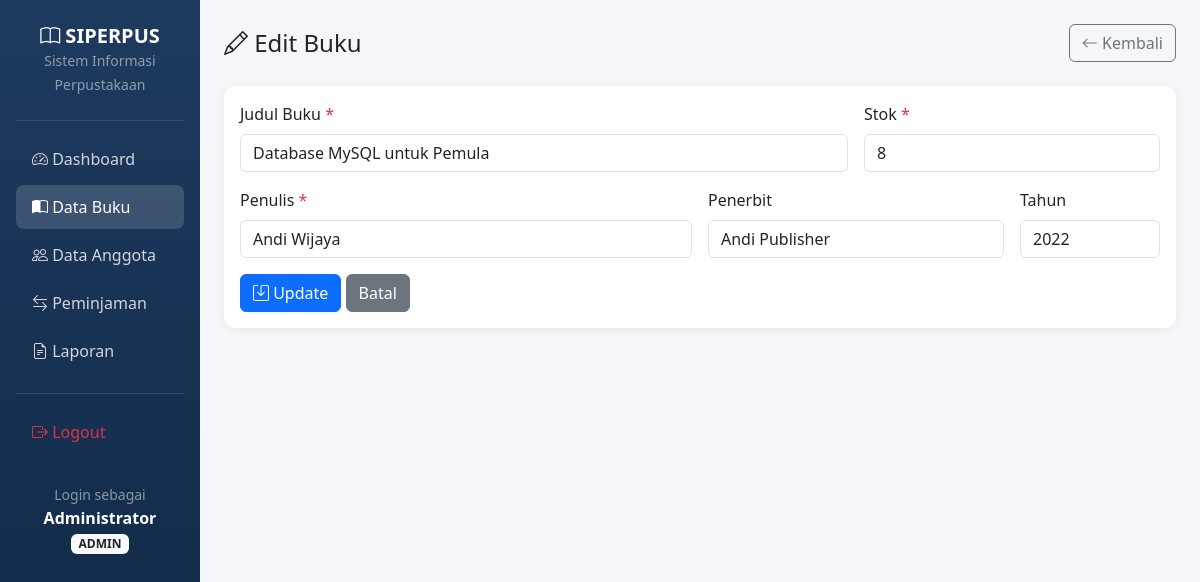
The app's page /pages/buku/edit.php?id=2 (signed in) with its own data.
### tables this page shows
CREATE TABLE buku (
    id INT AUTO_INCREMENT PRIMARY KEY,
    judul VARCHAR(200) NOT NULL,
    penulis VARCHAR(100) NOT NULL,
    penerbit VARCHAR(100),
    tahun YEAR,
    stok INT NOT NULL DEFAULT 0,
    created_at TIMESTAMP DEFAULT CURRENT_TIMESTAMP
);

### pages/buku/edit.php (the view, shortened to what this page needs)
<?php
require_once '../../config/database.php';
require_once '../../includes/header.php';
$id = (int)($_GET['id'] ?? 0);
$stmt = $conn->prepare("SELECT * FROM buku WHERE id = ?");
$stmt->bind_param("i", $id);
$stmt->execute();
$buku = $stmt->get_result()->fetch_assoc();
?>
<div class="d-flex justify-content-between align-items-center mb-4">
    <h4 class="mb-0"><i class="bi bi-pencil"></i> Edit Buku</h4>
    <a href="index.php" class="btn btn-outline-secondary"><i class="bi bi-arrow-left"></i> Kembali</a>
</div>
<div class="card">
    <div class="card-body">
        <form method="POST">
            <div class="row g-3">
                <div class="col-md-8">
                    <label class="form-label">Judul Buku <span class="text-danger">*</span></label>
                    <input type="text" name="judul" class="form-control" required value="<?= htmlspecialchars($_POST['judul'] ?? $buku['judul']) ?>">
                </div>
                <div class="col-md-4">
                    <label class="form-label">Stok <span class="text-danger">*</span></label>
                    <input type="number" name="stok" class="form-control" min="0" required value="<?= htmlspecialchars($_POST['stok'] ?? $buku['stok']) ?>">
                </div>
                <div class="col-md-6">
                    <label class="form-label">Penulis <span class="text-danger">*</span></label>
                    <input type="text" name="penulis" class="form-control" required value="<?= htmlspecialchars($_POST['penulis'] ?? $buku['penulis']) ?>">
                </div>
                <div class="col-md-4">
                    <label class="form-label">Penerbit</label>
                    <input type="text" name="penerbit" class="form-control" value="<?= htmlspecialchars($_POST['penerbit'] ?? $buku['penerbit']) ?>">
                </div>
                <div class="col-md-2">
                    <label class="form-label">Tahun</label>
                    <input type="number" name="tahun" class="form-control" min="1900" max="2099" value="<?= htmlspecialchars($_POST['tahun'] ?? $buku['tahun']) ?>">
                </div>
                <div class="col-12">
                    <button type="submit" class="btn btn-primary"><i class="bi bi-save"></i> Update</button>
                    <a href="index.php" class="btn btn-secondary">Batal</a>
                </div>
            </div>
        </form>
    </div>
</div>
<?php require_once '../../includes/footer.php'; ?>

### includes/header.php (style rules this page uses)
body { background-color: #f4f6f9; }
.card { border: none; border-radius: 12px; box-shadow: 0 2px 8px rgba(0,0,0,0.06); }

### records on screen
buku: judul "Database MySQL untuk Pemula", stok "8", penulis "Andi Wijaya", penerbit "Andi Publisher", tahun "2022"

### other values on screen
$user['nama'] "Administrator"
$user['role'] "ADMIN"
